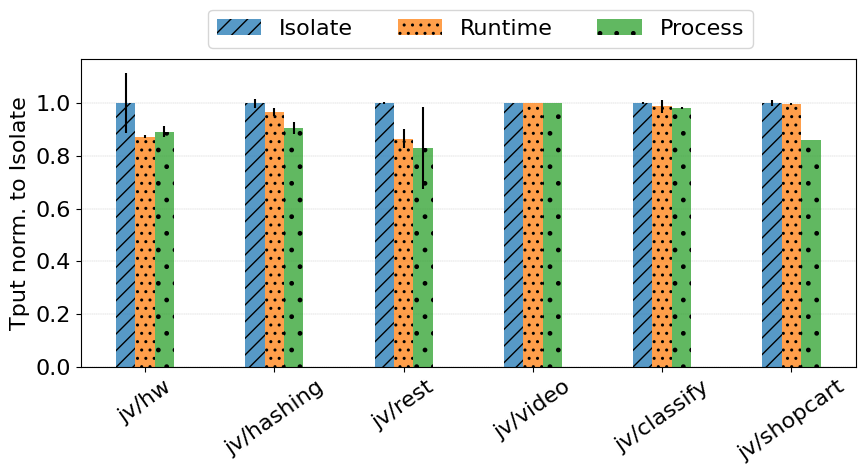

Write Python code to recreate this figure.
#!/usr/bin/python

import results
import matplotlib.pyplot as plt
import numpy as np

benchmark_labels = [
    "jv/hw",
    "jv/hashing",
    "jv/rest",
    "jv/video",
    "jv/classify",
    "jv/shopcart",
]

isolate_benchmark_path = [
    "java/gv-hello-world-niuk-isolate-benchmark-8-1-2048",
    "java/gv-file-hashing-niuk-isolate-benchmark-8-1-2048",
    "java/gv-httprequest-niuk-isolate-benchmark-8-1-2048",
    "java/gv-video-processing-niuk-isolate-benchmark-2-1-2048",
    "java/gv-classify-niuk-isolate-benchmark-1-1-2048",
    "java/gv-shopcart-niuk-isolate-benchmark-8-1-2048",
]

runtime_benchmark_path = [
    "java/gv-hello-world-niuk-runtime-benchmark-8-1-2048",
    "java/gv-file-hashing-niuk-runtime-benchmark-8-1-2048",
    "java/gv-httprequest-niuk-runtime-benchmark-8-1-2048",
    "java/gv-video-processing-niuk-runtime-benchmark-2-1-2048",
    "java/gv-classify-niuk-runtime-benchmark-1-1-2048",
    "java/gv-shopcart-niuk-runtime-benchmark-8-1-2048",
]

process_benchmark_path = [
    "java/gv-hello-world-niuk-process-benchmark-8-1-2048",
    "java/gv-file-hashing-niuk-process-benchmark-8-1-2048",
    "java/gv-httprequest-niuk-process-benchmark-8-1-2048",
    "java/gv-video-processing-niuk-process-benchmark-2-1-2048",
    "java/gv-classify-niuk-process-benchmark-1-1-2048",
    "java/gv-shopcart-niuk-process-benchmark-8-1-2048",
]

# Throughput in ops/s.
isolate_tput_avg = {}
isolate_tput_std = {}
runtime_tput_avg = {}
runtime_tput_std = {}
process_tput_avg = {}
process_tput_std = {}

for path in isolate_benchmark_path:
    isolate_tput_avg[path] = results.process_result(path)["tput_avg"]
    isolate_tput_std[path] = results.process_result(path)["tput_std"]
for path in runtime_benchmark_path:
    runtime_tput_avg[path] = results.process_result(path)["tput_avg"]
    runtime_tput_std[path] = results.process_result(path)["tput_std"]
for path in process_benchmark_path:
    process_tput_avg[path] = results.process_result(path)["tput_avg"]
    process_tput_std[path] = results.process_result(path)["tput_std"]

# Normalization to isolate.
for path in process_benchmark_path:
    process_tput_avg[path] = process_tput_avg[path] / isolate_tput_avg[path.replace("-process-", "-isolate-")]
    process_tput_std[path] = process_tput_std[path] / isolate_tput_avg[path.replace("-process-", "-isolate-")]
for path in runtime_benchmark_path:
    runtime_tput_avg[path] = runtime_tput_avg[path] / isolate_tput_avg[path.replace("-runtime-", "-isolate-")]
    runtime_tput_std[path] = runtime_tput_std[path] / isolate_tput_avg[path.replace("-runtime-", "-isolate-")]
for path in isolate_benchmark_path:
    isolate_tput_std[path] = isolate_tput_std[path] / isolate_tput_avg[path]
    isolate_tput_avg[path] = 1

x = np.arange(len(benchmark_labels))
width = 0.15

plt.rcParams.update({'font.size': 16})

fig, ax = plt.subplots()
ax.bar(x - width, isolate_tput_avg.values(), yerr=isolate_tput_std.values(), width=width, hatch='//', label='Isolate', alpha=0.75)
ax.bar(x        , runtime_tput_avg.values(), yerr=runtime_tput_std.values(), width=width, hatch='..', label='Runtime', alpha=0.75)
ax.bar(x + width, process_tput_avg.values(), yerr=process_tput_std.values(), width=width, hatch='.', label='Process', alpha=0.75)

ax.set_ylabel('Tput norm. to Isolate')
ax.set_xticks(x, benchmark_labels)
ax.legend(ncol=3)
ax.set_axisbelow(True)
plt.grid(axis = 'y', linestyle = '--', linewidth = 0.25)
plt.xticks(rotation = 35)
fig.set_figwidth(10)
fig.set_figheight(4)

ax.legend(ncol=3, bbox_to_anchor=(.15, 1))
plt.savefig("sandboxes-tput-norm.pdf", bbox_inches='tight')
plt.savefig("sandboxes-tput-norm.png", bbox_inches='tight')
ax.legend(ncol=3)
plt.show()
plt.show()
